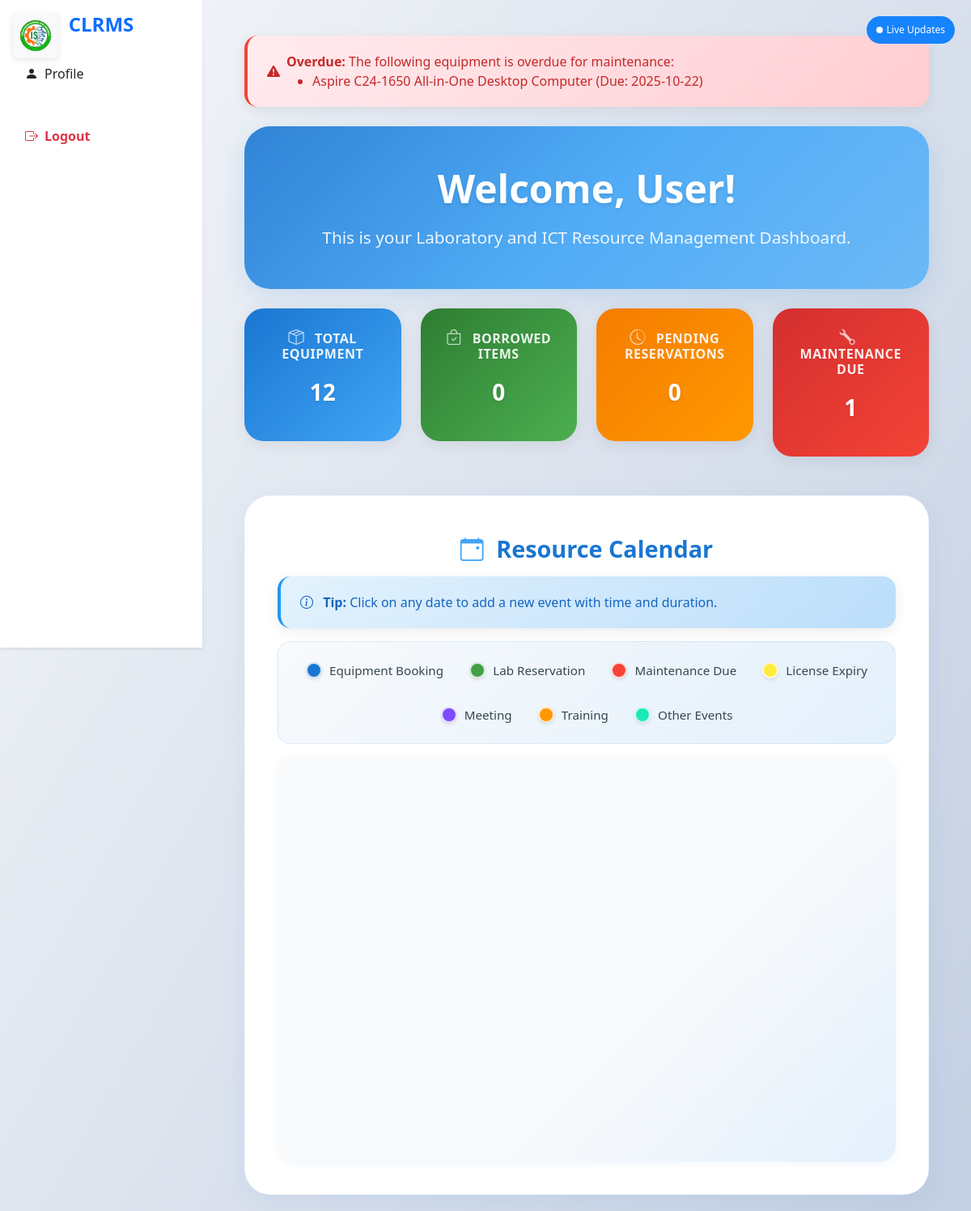
Page /pages/dashboard.php on the committed database.
### tables this page shows
CREATE TABLE `maintenance_records` (
  `id` int(11) NOT NULL,
  `equipment_id` int(11) NOT NULL,
  `type` enum('Maintenance','Repair') DEFAULT 'Maintenance',
  `issue_description` text NOT NULL,
  `maintenance_date` date NOT NULL,
  `repair_status` enum('Pending','In Progress','Completed') DEFAULT 'Pending',
  `notes` text DEFAULT NULL,
  `photo` varchar(255) DEFAULT NULL,
  `due_date` date DEFAULT NULL
);

CREATE TABLE `equipment` (
  `id` int(11) NOT NULL,
  `name` varchar(100) NOT NULL,
  `serial_number` varchar(100) NOT NULL,
  `model` varchar(100) DEFAULT NULL,
  `status` enum('Available','Borrowed','Maintenance','Repair','Retired','Under Repair','Disposed','Transferred') DEFAULT 'Available',
  `location` varchar(100) NOT NULL,
  `category` varchar(50) DEFAULT 'Equipment',
  `remarks` text DEFAULT NULL,
  `date_transferred` date DEFAULT NULL,
  `installation_date` date DEFAULT NULL,
  `last_maintenance_date` date DEFAULT NULL,
  `next_maintenance_date` date DEFAULT NULL,
  `maintenance_interval_months` int(11) DEFAULT 6,
  `last_updated_by` int(11) DEFAULT NULL,
  `last_updated_at` datetime DEFAULT NULL,
  `is_archived` tinyint(1) DEFAULT 0
);

### classes/Maintenance.php (called while the page is built, shortened)
<?php
require_once 'Database.php';
require_once 'BaseModel.php';
class Maintenance extends BaseModel {
    public function __construct() {
        $database = new Database();
    }
    public function countMaintenanceDue() {
        $stmt = $this->conn->prepare("SELECT COUNT(*) FROM " . $this->table_name . " WHERE repair_status = 'Pending'");
        $stmt->execute();
        return $stmt->fetchColumn();
    }
    public function getDueMaintenance() {
        $today = date('Y-m-d');
        $query = "SELECT m.*, e.name AS equipment_name FROM " . $this->table_name . " m
                  JOIN equipment e ON m.equipment_id = e.id
                  WHERE m.due_date IS NOT NULL AND m.due_date <= :today AND m.repair_status != 'Completed'";
        $stmt = $this->conn->prepare($query);
        $stmt->bindParam(':today', $today);
        $stmt->execute();
        return $stmt->fetchAll(PDO::FETCH_ASSOC);
    }
    public function getOverdue() {
        $today = date('Y-m-d');
        $query = "SELECT m.*, e.name AS equipment_name FROM " . $this->table_name . " m
                  JOIN equipment e ON m.equipment_id = e.id
                  WHERE m.due_date < :today AND m.repair_status != 'Completed'";
        $stmt = $this->conn->prepare($query);
        $stmt->bindParam(':today', $today);
        $stmt->execute();
        return $stmt->fetchAll(PDO::FETCH_ASSOC);
    }
}

### classes/Database.php (called while the page is built, shortened)
<?php
class Database {
    private $host = DB_HOST;
    private $db_name = DB_NAME;
    private $username = DB_USER;
    private $password = DB_PASS;
    private $conn;
    public function getConnection() {
        if ($this->conn === null) {
            try {
                $this->conn = new PDO(
                    "mysql:host={$this->host};dbname={$this->db_name}",
                    $this->username,
                    $this->password
                );
                $this->conn->setAttribute(PDO::ATTR_ERRMODE, PDO::ERRMODE_EXCEPTION);
                $this->conn->exec("SET NAMES utf8mb4");
            } catch (PDOException $exception) {
                error_log('[Database Error] ' . $exception->getMessage(), 3, __DIR__ . '/../logs/error.log');
                die('A database error occurred. Please try again later.');
            }
        }
        return $this->conn;
    }
}
?>

### classes/MaintenanceService.php (called while the page is built, shortened)
<?php
require_once 'Maintenance.php';
class MaintenanceService {
    private $maintenanceModel;
    public function __construct() {
        $this->maintenanceModel = new Maintenance();
    }
    public function getDueMaintenance() {
        return $this->maintenanceModel->getDueMaintenance();
    }
    public function countMaintenanceDue() {
        return $this->maintenanceModel->countMaintenanceDue();
    }
    public function getOverdue() {
        return $this->maintenanceModel->getOverdue();
    }
}

### classes/BaseModel.php (called while the page is built, shortened)
<?php
abstract class BaseModel {
    public function __construct($conn, $table_name) {
        $this->conn = $conn;
        $this->table_name = $table_name;
    }
}

### classes/Equipment.php (called while the page is built, shortened)
<?php
require_once 'Database.php';
require_once 'BaseModel.php';
class Equipment extends BaseModel {
    public function __construct() {
        $database = new Database();
    }
    public function countEquipment() {
        $stmt = $this->conn->prepare("SELECT COUNT(*) FROM " . $this->table_name);
        $stmt->execute();
        return $stmt->fetchColumn();
    }
}
?>

### classes/EquipmentService.php (called while the page is built, shortened)
<?php
require_once 'Equipment.php';
class EquipmentService {
    private $equipmentModel;
    public function __construct() {
        $this->equipmentModel = new Equipment();
    }
    public function countEquipment() {
        return $this->equipmentModel->countEquipment();
    }
}

### classes/BorrowRequest.php (called while the page is built, shortened)
<?php
require_once 'Database.php';
require_once 'BaseModel.php';
class BorrowRequest extends BaseModel {
    public function __construct() {
        $database = new Database();
    }
    public function countBorrowedItems() {
        $stmt = $this->conn->prepare("SELECT COUNT(*) FROM borrow_requests WHERE status = 'Borrowed'");
        $stmt->execute();
        return $stmt->fetchColumn();
    }
}

### classes/BorrowRequestService.php (called while the page is built, shortened)
<?php
require_once 'BorrowRequest.php';
require_once 'Database.php';
class BorrowRequestService {
    private $borrowRequestModel;
    public function __construct() {
        $this->borrowRequestModel = new BorrowRequest();
    }
    public function countBorrowedItems() {
        return $this->borrowRequestModel->countBorrowedItems();
    }
}

### classes/LabReservation.php (called while the page is built, shortened)
<?php
require_once 'Database.php';
class LabReservation {
    private $conn;
    private $table_name = "lab_reservations";
    public function __construct() {
        $database = new Database();
        $this->conn = $database->getConnection();
    }
    public function countPendingReservations() {
        $stmt = $this->conn->prepare("SELECT COUNT(*) FROM " . $this->table_name . " WHERE status = 'Pending'");
        $stmt->execute();
        return $stmt->fetchColumn();
    }
}

### classes/LabReservationService.php (called while the page is built, shortened)
<?php
require_once 'LabReservation.php';
require_once 'Database.php';
class LabReservationService {
    private $labReservationModel;
    public function __construct() {
        $this->labReservationModel = new LabReservation();
    }
    public function countPendingReservations() {
        return $this->labReservationModel->countPendingReservations();
    }
}

### pages/dashboard.php (the view, shortened to what this page needs)
<?php
require_once '../classes/EquipmentService.php';
require_once '../classes/BorrowRequestService.php';
require_once '../classes/MaintenanceService.php';
require_once '../classes/LabReservationService.php';
function validateAndCleanNumber($value, $default = 0, $min = 0, $max = 999999) {
    $num = (int)$value;
    return max($min, min($max, $num));
}
$equipmentService = new EquipmentService();
$borrowRequestService = new BorrowRequestService();
$maintenanceService = new MaintenanceService();
$labReservationService = new LabReservationService();
try {
    $rawTotalEquipment = $equipmentService->countEquipment();
    $totalEquipment = validateAndCleanNumber($rawTotalEquipment, 0, 0, 9999);
} catch (Exception $e) {
    error_log('[Dashboard Equipment Count Error] ' . $e->getMessage(), 3, __DIR__ . '/../logs/error.log');
    $totalEquipment = 0;
}
try {
    $rawBorrowedItems = $borrowRequestService->countBorrowedItems();
    $borrowedItems = validateAndCleanNumber($rawBorrowedItems, 0, 0, 9999);
} catch (Exception $e) {
    error_log('[Dashboard Borrowed Items Count Error] ' . $e->getMessage(), 3, __DIR__ . '/../logs/error.log');
    $borrowedItems = 0;
}
try {
    $rawPendingReservations = $labReservationService->countPendingReservations();
    $pendingReservations = validateAndCleanNumber($rawPendingReservations, 0, 0, 9999);
} catch (Exception $e) {
    error_log('[Dashboard Pending Reservations Count Error] ' . $e->getMessage(), 3, __DIR__ . '/../logs/error.log');
    $pendingReservations = 0;
}
try {
    $rawMaintenanceDue = $maintenanceService->countMaintenanceDue();
    $maintenanceDue = validateAndCleanNumber($rawMaintenanceDue, 0, 0, 9999);
} catch (Exception $e) {
    error_log('[Dashboard Maintenance Due Count Error] ' . $e->getMessage(), 3, __DIR__ . '/../logs/error.log');
    $maintenanceDue = 0;
}
try {
    $dueMaintenance = $maintenanceService->getDueMaintenance();
} catch (Exception $e) {
    error_log('[Dashboard Due Maintenance Error] ' . $e->getMessage(), 3, __DIR__ . '/../logs/error.log');
    $dueMaintenance = [];
}
try {
    $overdue = $maintenanceService->getOverdue();
} catch (Exception $e) {
    error_log('[Dashboard Maintenance Categories Error] ' . $e->getMessage(), 3, __DIR__ . '/../logs/error.log');
    $dueToday = $overdue = $upcoming = $expired = [];
}
?>
<!DOCTYPE html>
<html lang="en">
<head>
    <link href="https://cdn.jsdelivr.net/npm/bootstrap@5.3.0/dist/css/bootstrap.min.css" rel="stylesheet">
    <link href="../assets/css/style.css" rel="stylesheet">
    <link href="https://cdn.jsdelivr.net/npm/bootstrap-icons@1.10.5/font/bootstrap-icons.css" rel="stylesheet">
    <link href="https://cdn.jsdelivr.net/npm/fullcalendar@6.1.10/index.global.min.css" rel="stylesheet">
    <link href="../assets/css/dashboard.css" rel="stylesheet">
</head>
<body class="bg-light">
<main class="main-content">
    <div class="container-fluid px-4 mt-4">
        <?php if (!empty($overdue)): ?>
        <div class="alert alert-danger d-flex align-items-center mb-4" role="alert">
            <i class="bi bi-exclamation-triangle-fill me-2"></i>
            <div>
                <strong>Overdue:</strong> The following equipment is overdue for maintenance:<br>
                <ul class="mb-0">
                    <?php foreach ($overdue as $item): ?>
                        <li><?= htmlspecialchars($item['equipment_name']) ?> (Due: <?= htmlspecialchars($item['due_date']) ?>)</li>
                    <?php endforeach; ?>
                </ul>
            </div>
        </div>
        <?php endif; ?>
        <div class="dashboard-header mb-4">
            <h1>Welcome, <?= htmlspecialchars($_SESSION['role'] ?? 'User') ?>!</h1>
            <div>This is your Laboratory and ICT Resource Management Dashboard.</div>
        </div>
        <div class="row g-4 mb-4">
            <div class="col-md-3 col-6">
                <a href="inventory.php" class="dashboard-card-link">
                    <div class="card dashboard-card text-white bg-primary">
                        <div class="card-body">
                            <h5 class="card-title"><i class="bi bi-box-seam"></i> Total Equipment</h5>
                            <p class="card-text fs-3"><?= $totalEquipment ?></p>
                        </div>
                    </div>
                </a>
            </div>
            <div class="col-md-3 col-6">
                <a href="manage_borrow_requests.php" class="dashboard-card-link">
                    <div class="card dashboard-card text-white bg-success">
                        <div class="card-body">
                            <h5 class="card-title"><i class="bi bi-bag-check"></i> Borrowed Items</h5>
                            <p class="card-text fs-3"><?= $borrowedItems ?></p>
                        </div>
                    </div>
                </a>
            </div>
            <div class="col-md-3 col-6">
                <a href="manage_lab_reservations.php" class="dashboard-card-link">
                    <div class="card dashboard-card text-white bg-warning">
                        <div class="card-body">
                            <h5 class="card-title"><i class="bi bi-clock-history"></i> Pending Reservations</h5>
                            <p class="card-text fs-3"><?= $pendingReservations ?></p>
                        </div>
                    </div>
                </a>
            </div>
            <div class="col-md-3 col-6">
                <a href="maintenance_scheduled.php" class="dashboard-card-link">
                    <div class="card dashboard-card text-white bg-danger">
                        <div class="card-body">
                            <h5 class="card-title"><i class="bi bi-wrench"></i> Maintenance Due</h5>
                            <p class="card-text fs-3"><?= $maintenanceDue ?></p>
                        </div>
                    </div>
                </a>
            </div>
        </div>
        <div class="calendar-section">
            <h4 class="mb-3"><i class="bi bi-calendar-event"></i> Resource Calendar</h4>
            <div class="alert alert-info mb-3">
                <i class="bi bi-info-circle me-2"></i>
                <strong>Tip:</strong> Click on any date to add a new event with time and duration.
            </div>
            <div class="calendar-legend mb-3">
                <span><span class="legend-dot legend-equip" style="background:#1976d2;"></span> Equipment Booking</span>
                <span><span class="legend-dot legend-lab" style="background:#43a047;"></span> Lab Reservation</span>
                <span><span class="legend-dot legend-maintenance" style="background:#f44336;"></span> Maintenance Due</span>
                <span><span class="legend-dot legend-license" style="background:#ffeb3b;"></span> License Expiry</span>
                <span><span class="legend-dot legend-meeting" style="background:#7c4dff;"></span> Meeting</span>
                <span><span class="legend-dot legend-training" style="background:#ff9800;"></span> Training</span>
                <span><span class="legend-dot legend-other" style="background:#1de9b6;"></span> Other Events</span>
            </div>
            <div id="resourceCalendar"></div>
        </div>
    </div>
</main>
</body>
</html>

### assets/css/style.css (style rules this page uses)
body { background-color: #f8f9fa; font-family: 'Segoe UI', Tahoma, Geneva, Verdana, sans-serif; }
.main, .main-content { margin-left: 250px; padding: 20px; transition: margin-left 0.3s ease; }
.container-fluid.px-4 { padding-left: 2rem !important; padding-right: 2rem !important; }
.btn-primary, .bg-primary { background-color: #0d6efd !important; border-color: #0d6efd !important; }
.alert { margin-top: 1rem; }

### includes/sidebar_content.php (style rules this page uses)
@media (min-width: 992px) { .main-content, .main { margin-left: 250px; transition: margin-left 0.3s cubic-bezier(.4,0,.2,1); } }

### rows in the picture
maintenance_records: equipment.name "Aspire C24-1650 All-in-One Desktop Computer", due_date "2025-10-22"

### other values in the picture
$_SESSION['role'] "User"
$totalEquipment "12"
$borrowedItems "0"
$pendingReservations "0"
$maintenanceDue "1"
